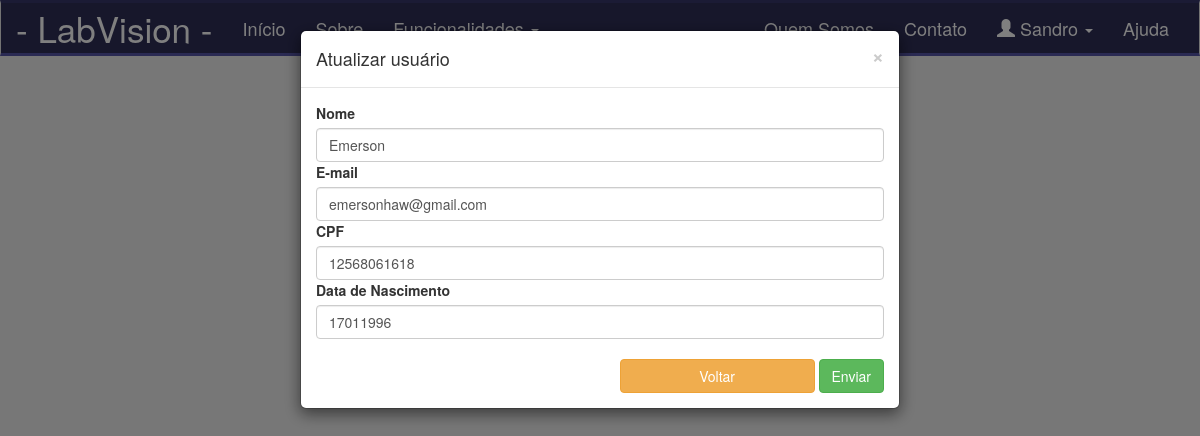
The app's page /atualizar-usuario/1 (signed in) with its own data.
### app/models/tables.py (models this page shows, shortened)
class Pessoa(db.Model):
    __tablename__ = "pessoas"
    id = db.Column(db.Integer, primary_key=True)
    nome = db.Column(db.String(50))

class Usuario(Pessoa, db.Model):
    __tablename__ = "usuarios"
    id = db.Column(db.Integer, primary_key=True)
    email = db.Column(db.String(50))
    senha = db.Column(db.String(20))
    cpf = db.Column(db.String(20))
    dt_nascimento = db.Column(db.String(20))
    status = db.Column(db.Boolean())
    pessoa = db.Column(db.Integer, db.ForeignKey('pessoas.id'))
    def get_id(self):
        return str(self.id)

### app/controllers/default.py (the view, shortened to what this page needs)
@app.route('/atualizar-usuario/<int:id>', methods=['GET', 'POST'])
@app.route('/atualizar-usuario', methods=['POST'])
def atualizar_usuario(id=None):
    if not current_user.get_id():
        return redirect(url_for('login'))
    if id != None and request.method == "GET":
        usuario = Usuario.query.filter_by(id=id).first()
        form = CadastrarUsuarioForm()
        return render_template('usuario/atualizar-usuario.html', form=form, usuario=usuario)

### app/models/forms.py
class CadastrarUsuarioForm(FlaskForm):
    nome = StringField("email", validators=[DataRequired()])
    email = StringField("email", validators=[DataRequired()])
    senha = PasswordField("senha", validators=[DataRequired()])
    cpf = StringField("email", validators=[DataRequired()])
    dt_nascimento = StringField("email", validators=[DataRequired()])

### app/controllers/default.py (called while the page is built)
@login_manager.user_loader
def load_user(id):
    return Usuario.query.filter_by(id=id).first()

### app/templates/usuario/atualizar-usuario.html (shortened to what this page needs)
{% include 'base/head.html' %}
{% include 'base/nav_bar.html' %}
<div id="modal" class="modal dismiss" role="dialog" data-toggle="modal">
    <div class="modal-dialog">
        <div class="modal-content">
            <div class="modal-header">
                <button type="button" class="close" data-dismiss="modal">&times;</button>
                <h4 class="modal-title">Atualizar usuário</h4>
            </div>
            <div class="modal-body">
                <form action="/atualizar-usuario/{{ usuario.id }}" method="POST">
                    <label>Nome</label>
                    {{ form.nome(class="form-control", value=usuario.nome) }}
                    <label>E-mail</label>
                    {{ form.email(class="form-control", value=usuario.email) }}
                    <label>CPF</label>
                    {{ form.cpf(class="form-control", value=usuario.cpf) }}
                    <label>Data de Nascimento</label>
                    {{ form.dt_nascimento(class="form-control", value=usuario.dt_nascimento) }}
                    <br>
                    <div class="btn-meu-modal">
                        <a href="/listar-usuarios">
                            <input class="btn btn-warning" value="Voltar">
                        </a>
                        <input class="btn btn-success" type="submit" value="Enviar">
                    </div>
                </form>
            </div>
        </div>
    </div>
</div>
{% include 'base/footer.html' %}

### app/templates/base/nav_bar.html (shortened to what this page needs)
<div class="container-nav">
    <nav class="navbar navbar-default">
        <div class="container-fluid">
            <div class="navbar-header">
                <a class="navbar-brand nav-titulo" href="/index">- LabVision -</a>
            </div>
            <div class="collapse navbar-collapse" id="navPrincipal">
                <ul class="nav navbar-nav">
                    <li>
                        <a href="/index">Início</a>
                    </li>
                    <li>
                        <a href="/sobre">Sobre</a>
                    </li>
                    <li class="dropdown">
                        <a class="dropdown-toggle" data-toggle="dropdown" href="#">
                            Funcionalidades
                        </a>
                    </li>
                </ul>
                <ul class="nav navbar-nav navbar-right">
                    <li><a href="">Quem Somos</a></li>
                    <li><a href="">Contato</a></li>
                    <li class="dropdown">
                        <a class="dropdown-toggle" data-toggle="dropdown" href="#">
                            <span class="glyphicon glyphicon-user nav-icone-perfil"></span>
                            <span class="nav-icone-perfil">{{current_user.nome}}</span>
                            <span class="caret"></span>
                        </a>
                    </li>
                    <li><a href="/ajuda">Ajuda</a></li>
                </ul>
            </div>
        </div>
    </nav>
</div>

### app/static/css/main.css (style rules this page uses)
body { background-color: #EEEEEE; margin: 0px; padding: 0px; }
.container-fluid > .navbar-header > a { color: #FFFFFF; }
.navbar-default .navbar-nav > li > a { color: #FFFFFF; }
.navbar-default .navbar-nav > li > a:before { color: #FF0000; }
.navbar { background: rgba(1,1,50,.8); width: 100%; }
.navbar-default { float: left; border-radius: 0px; margin-bottom: 0px; font-size: 18px; text-color: #FFFFFF; margin-top: 0px; margin-bottom: 10px; border-bottom: inset 3px rgba(100,100,200,.7); border-top: inset 3px rgba(100,100,200,.7); }
.navbar-brand { font-size: 35px; color: #FF0000; text-color: #FF0000; }
.dropdown { color: #00FF00; }
.btn-meu-modal { text-align: right; border-box: content; }

### records on screen
Pessoa: nome "Sandro"
Pessoa: nome "Emerson"
Usuario: email "emersonhaw@gmail.com", cpf "12568061618", dt_nascimento "17011996"
